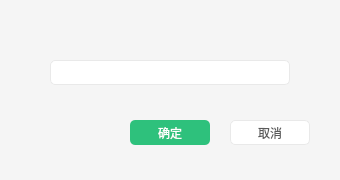
<?xml version="1.0" encoding="UTF-8"?>
<ui version="4.0">
 <class>mkdirWidget</class>
 <widget class="QWidget" name="mkdirWidget">
  <property name="geometry">
   <rect>
    <x>0</x>
    <y>0</y>
    <width>340</width>
    <height>180</height>
   </rect>
  </property>
  <property name="windowTitle">
   <string>新建文件夹</string>
  </property>
  <property name="styleSheet">
   <string notr="true">background: #F5F5F5;</string>
  </property>
  <widget class="QLineEdit" name="lineEdit">
   <property name="geometry">
    <rect>
     <x>50</x>
     <y>60</y>
     <width>240</width>
     <height>25</height>
    </rect>
   </property>
   <property name="styleSheet">
    <string notr="true">QLineEdit{
	background: #FFFFFF;
	border: 1px solid #E9E9E9;
	border-radius: 5px;
}
QLineEdit:focus {
	border-width:2px;
}</string>
   </property>
   <property name="text">
    <string/>
   </property>
  </widget>
  <widget class="QPushButton" name="Yes">
   <property name="geometry">
    <rect>
     <x>130</x>
     <y>120</y>
     <width>80</width>
     <height>25</height>
    </rect>
   </property>
   <property name="styleSheet">
    <string notr="true">QPushButton{
	background:#2EC17C;
	border:none;
	border-radius:5px;
	color:rgb(255,255,255);
}
QPushButton:pressed{
	background:rgb(225, 225, 225);
	border:none;
	color:rgb(255, 255, 255);
	border:1px rgb(255, 255, 255);
	border-radius:5px;
}</string>
   </property>
   <property name="text">
    <string>确定</string>
   </property>
  </widget>
  <widget class="QPushButton" name="No">
   <property name="geometry">
    <rect>
     <x>230</x>
     <y>120</y>
     <width>80</width>
     <height>25</height>
    </rect>
   </property>
   <property name="styleSheet">
    <string notr="true">QPushButton{
	font-family: PingFangSC-Regular;
	font-size: 12px;
	color: #5A5A5A;
	text-align: center;
	background: #FFFFFF;
	border: 1px solid #E9E9E9;
	border-radius: 5px;
}
QPushButton:pressed{
	background:rgb(225, 225, 225);
	border:none;
	color:rgb(255, 255, 255);
	border:1px rgb(255, 255, 255);
	border-radius:5px;
	text-align: center;
}</string>
   </property>
   <property name="text">
    <string>取消</string>
   </property>
  </widget>
 </widget>
 <resources/>
 <connections/>
</ui>
